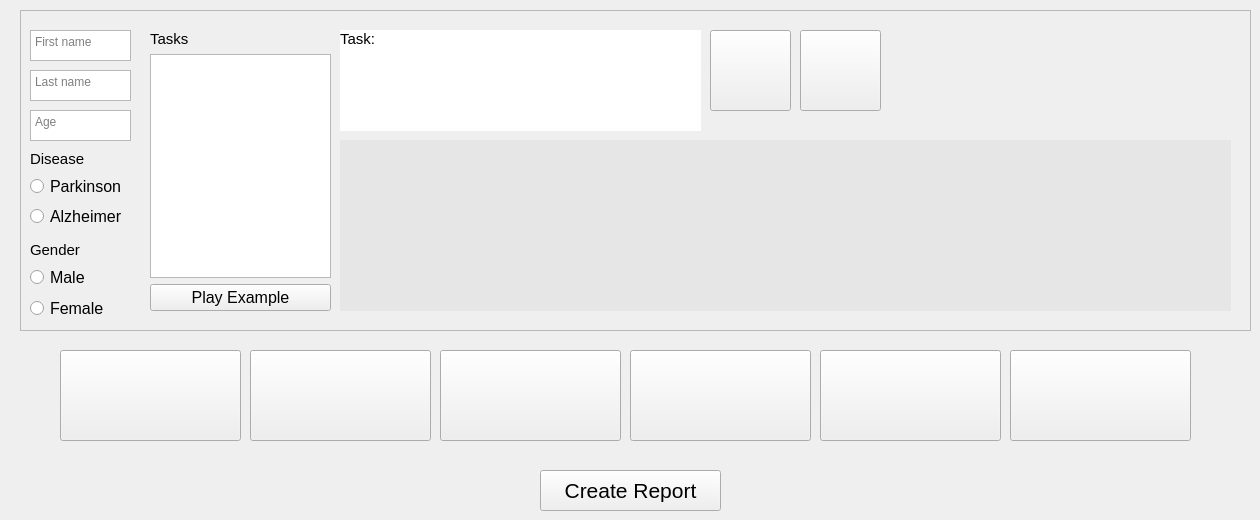
    <widget class="QWidget" name="tab">
     <attribute name="title">
      <string>Neuro Speech</string>
     </attribute>
     <widget class="QPushButton" name="pushButton">
      <property name="geometry">
       <rect>
        <x>60</x>
        <y>350</y>
        <width>181</width>
        <height>91</height>
       </rect>
      </property>
      <property name="text">
       <string/>
      </property>
      <property name="iconSize">
       <size>
        <width>100</width>
        <height>100</height>
       </size>
      </property>
     </widget>
     <widget class="QPushButton" name="pushButton_3">
      <property name="geometry">
       <rect>
        <x>440</x>
        <y>350</y>
        <width>181</width>
        <height>91</height>
       </rect>
      </property>
      <property name="text">
       <string/>
      </property>
     </widget>
     <widget class="QPushButton" name="pushButton_4">
      <property name="geometry">
       <rect>
        <x>820</x>
        <y>350</y>
        <width>181</width>
        <height>91</height>
       </rect>
      </property>
      <property name="text">
       <string/>
      </property>
     </widget>
     <widget class="QPushButton" name="pushButton_2">
      <property name="geometry">
       <rect>
        <x>250</x>
        <y>350</y>
        <width>181</width>
        <height>91</height>
       </rect>
      </property>
      <property name="text">
       <string/>
      </property>
     </widget>
     <widget class="QFrame" name="frame">
      <property name="geometry">
       <rect>
        <x>20</x>
        <y>10</y>
        <width>1231</width>
        <height>321</height>
       </rect>
      </property>
      <property name="frameShape">
       <enum>QFrame::StyledPanel</enum>
      </property>
      <property name="frameShadow">
       <enum>QFrame::Raised</enum>
      </property>
      <widget class="QPushButton" name="pushButton_5">
       <property name="geometry">
        <rect>
         <x>690</x>
         <y>20</y>
         <width>81</width>
         <height>81</height>
        </rect>
       </property>
       <property name="text">
        <string/>
       </property>
      </widget>
      <widget class="QPushButton" name="pushButton_6">
       <property name="geometry">
        <rect>
         <x>780</x>
         <y>20</y>
         <width>81</width>
         <height>81</height>
        </rect>
       </property>
       <property name="text">
        <string/>
       </property>
      </widget>
      <widget class="QTextEdit" name="textEdit">
       <property name="geometry">
        <rect>
         <x>10</x>
         <y>20</y>
         <width>101</width>
         <height>31</height>
        </rect>
       </property>
       <property name="tabChangesFocus">
        <bool>true</bool>
       </property>
       <property name="html">
        <string>&lt;!DOCTYPE HTML PUBLIC &quot;-//W3C//DTD HTML 4.0//EN&quot; &quot;http://www.w3.org/TR/REC-html40/strict.dtd&quot;&gt;
&lt;html&gt;&lt;head&gt;&lt;meta name=&quot;qrichtext&quot; content=&quot;1&quot; /&gt;&lt;style type=&quot;text/css&quot;&gt;
p, li { white-space: pre-wrap; }
&lt;/style&gt;&lt;/head&gt;&lt;body style=&quot; font-family:'Ubuntu'; font-size:11pt; font-weight:400; font-style:normal;&quot;&gt;
&lt;p style=&quot;-qt-paragraph-type:empty; margin-top:0px; margin-bottom:0px; margin-left:0px; margin-right:0px; -qt-block-indent:0; text-indent:0px; font-family:'MS Shell Dlg 2'; font-size:8.25pt;&quot;&gt;&lt;br /&gt;&lt;/p&gt;&lt;/body&gt;&lt;/html&gt;</string>
       </property>
       <property name="placeholderText">
        <string>First name</string>
       </property>
      </widget>
      <widget class="QTextEdit" name="textEdit_2">
       <property name="geometry">
        <rect>
         <x>10</x>
         <y>60</y>
         <width>101</width>
         <height>31</height>
        </rect>
       </property>
       <property name="tabChangesFocus">
        <bool>true</bool>
       </property>
       <property name="html">
        <string>&lt;!DOCTYPE HTML PUBLIC &quot;-//W3C//DTD HTML 4.0//EN&quot; &quot;http://www.w3.org/TR/REC-html40/strict.dtd&quot;&gt;
&lt;html&gt;&lt;head&gt;&lt;meta name=&quot;qrichtext&quot; content=&quot;1&quot; /&gt;&lt;style type=&quot;text/css&quot;&gt;
p, li { white-space: pre-wrap; }
&lt;/style&gt;&lt;/head&gt;&lt;body style=&quot; font-family:'Ubuntu'; font-size:11pt; font-weight:400; font-style:normal;&quot;&gt;
&lt;p style=&quot;-qt-paragraph-type:empty; margin-top:0px; margin-bottom:0px; margin-left:0px; margin-right:0px; -qt-block-indent:0; text-indent:0px; font-family:'MS Shell Dlg 2'; font-size:8.25pt;&quot;&gt;&lt;br /&gt;&lt;/p&gt;&lt;/body&gt;&lt;/html&gt;</string>
       </property>
       <property name="placeholderText">
        <string>Last name</string>
       </property>
      </widget>
      <widget class="QCustomPlot" name="customPlot" native="true">
       <property name="geometry">
        <rect>
         <x>320</x>
         <y>130</y>
         <width>891</width>
         <height>171</height>
        </rect>
       </property>
       <property name="styleSheet">
        <string notr="true">background-color: rgb(230, 230, 230);</string>
       </property>
       <widget class="QWidget" name="verticalLayoutWidget_3">
        <property name="geometry">
         <rect>
          <x>-200</x>
          <y>0</y>
          <width>160</width>
          <height>201</height>
         </rect>
        </property>
        <layout class="QVBoxLayout" name="verticalLayout_3"/>
       </widget>
      </widget>
      <widget class="QWidget" name="layoutWidget">
       <property name="geometry">
        <rect>
         <x>870</x>
         <y>20</y>
         <width>341</width>
         <height>81</height>
        </rect>
       </property>
       <layout class="QVBoxLayout" name="levelsLayout_2"/>
      </widget>
      <widget class="QWidget" name="verticalLayoutWidget">
       <property name="geometry">
        <rect>
         <x>10</x>
         <y>230</y>
         <width>101</width>
         <height>81</height>
        </rect>
       </property>
       <layout class="QVBoxLayout" name="verticalLayout">
        <item>
         <widget class="QLabel" name="label_7">
          <property name="font">
           <font>
            <pointsize>11</pointsize>
           </font>
          </property>
          <property name="text">
           <string>Gender</string>
          </property>
         </widget>
        </item>
        <item>
         <widget class="QRadioButton" name="radioButton_2">
          <property name="font">
           <font>
            <pointsize>12</pointsize>
           </font>
          </property>
          <property name="text">
           <string>Male</string>
          </property>
         </widget>
        </item>
        <item>
         <widget class="QRadioButton" name="radioButton_1">
          <property name="font">
           <font>
            <pointsize>12</pointsize>
           </font>
          </property>
          <property name="text">
           <string>Female</string>
          </property>
          <property name="iconSize">
           <size>
            <width>18</width>
            <height>18</height>
           </size>
          </property>
         </widget>
        </item>
       </layout>
      </widget>
      <widget class="QWidget" name="verticalLayoutWidget_2">
       <property name="geometry">
        <rect>
         <x>10</x>
         <y>140</y>
         <width>102</width>
         <height>79</height>
        </rect>
       </property>
       <layout class="QVBoxLayout" name="verticalLayout_2">
        <item>
         <widget class="QLabel" name="label_12">
          <property name="font">
           <font>
            <pointsize>11</pointsize>
           </font>
          </property>
          <property name="text">
           <string>Disease</string>
          </property>
         </widget>
        </item>
        <item>
         <widget class="QRadioButton" name="radioButton_6">
          <property name="font">
           <font>
            <pointsize>12</pointsize>
           </font>
          </property>
          <property name="text">
           <string>Parkinson</string>
          </property>
          <property name="iconSize">
           <size>
            <width>18</width>
            <height>18</height>
           </size>
          </property>
         </widget>
        </item>
        <item>
         <widget class="QRadioButton" name="radioButton_5">
          <property name="font">
           <font>
            <pointsize>12</pointsize>
           </font>
          </property>
          <property name="text">
           <string>Alzheimer</string>
          </property>
         </widget>
        </item>
       </layout>
      </widget>
      <widget class="QWidget" name="verticalLayoutWidget_4">
       <property name="geometry">
        <rect>
         <x>130</x>
         <y>20</y>
         <width>181</width>
         <height>281</height>
        </rect>
       </property>
       <layout class="QVBoxLayout" name="verticalLayout_4">
        <item>
         <widget class="QLabel" name="label_203">
          <property name="font">
           <font>
            <pointsize>11</pointsize>
           </font>
          </property>
          <property name="text">
           <string>Tasks</string>
          </property>
         </widget>
        </item>
        <item>
         <widget class="QListWidget" name="listWidget">
          <property name="font">
           <font>
            <pointsize>10</pointsize>
           </font>
          </property>
         </widget>
        </item>
        <item>
         <widget class="QPushButton" name="pushButton_7">
          <property name="font">
           <font>
            <pointsize>12</pointsize>
           </font>
          </property>
          <property name="text">
           <string>Play Example</string>
          </property>
         </widget>
        </item>
       </layout>
      </widget>
      <widget class="QLabel" name="label_97">
       <property name="geometry">
        <rect>
         <x>320</x>
         <y>20</y>
         <width>361</width>
         <height>101</height>
        </rect>
       </property>
       <property name="font">
        <font>
         <pointsize>11</pointsize>
        </font>
       </property>
       <property name="layoutDirection">
        <enum>Qt::LeftToRight</enum>
       </property>
       <property name="styleSheet">
        <string notr="true">background-color: rgb(255, 255, 255);
border-color: rgb(0, 0, 0);</string>
       </property>
       <property name="text">
        <string>Task:</string>
       </property>
       <property name="alignment">
        <set>Qt::AlignLeading|Qt::AlignLeft|Qt::AlignTop</set>
       </property>
      </widget>
      <widget class="QTextEdit" name="textEdit_3">
       <property name="geometry">
        <rect>
         <x>10</x>
         <y>100</y>
         <width>101</width>
         <height>31</height>
        </rect>
       </property>
       <property name="tabChangesFocus">
        <bool>true</bool>
       </property>
       <property name="html">
        <string>&lt;!DOCTYPE HTML PUBLIC &quot;-//W3C//DTD HTML 4.0//EN&quot; &quot;http://www.w3.org/TR/REC-html40/strict.dtd&quot;&gt;
&lt;html&gt;&lt;head&gt;&lt;meta name=&quot;qrichtext&quot; content=&quot;1&quot; /&gt;&lt;style type=&quot;text/css&quot;&gt;
p, li { white-space: pre-wrap; }
&lt;/style&gt;&lt;/head&gt;&lt;body style=&quot; font-family:'Ubuntu'; font-size:11pt; font-weight:400; font-style:normal;&quot;&gt;
&lt;p style=&quot;-qt-paragraph-type:empty; margin-top:0px; margin-bottom:0px; margin-left:0px; margin-right:0px; -qt-block-indent:0; text-indent:0px; font-family:'MS Shell Dlg 2'; font-size:8.25pt;&quot;&gt;&lt;br /&gt;&lt;/p&gt;&lt;/body&gt;&lt;/html&gt;</string>
       </property>
       <property name="placeholderText">
        <string>Age</string>
       </property>
      </widget>
     </widget>
     <widget class="QPushButton" name="pushButton_8">
      <property name="geometry">
       <rect>
        <x>540</x>
        <y>470</y>
        <width>181</width>
        <height>41</height>
       </rect>
      </property>
      <property name="font">
       <font>
        <pointsize>16</pointsize>
        <weight>50</weight>
        <bold>false</bold>
       </font>
      </property>
      <property name="text">
       <string>Create Report</string>
      </property>
     </widget>
     <widget class="QPushButton" name="pushButton_9">
      <property name="geometry">
       <rect>
        <x>1010</x>
        <y>350</y>
        <width>181</width>
        <height>91</height>
       </rect>
      </property>
      <property name="text">
       <string/>
      </property>
     </widget>
     <widget class="QPushButton" name="pushButton_10">
      <property name="geometry">
       <rect>
        <x>630</x>
        <y>350</y>
        <width>181</width>
        <height>91</height>
       </rect>
      </property>
      <property name="text">
       <string/>
      </property>
     </widget>
    </widget>
